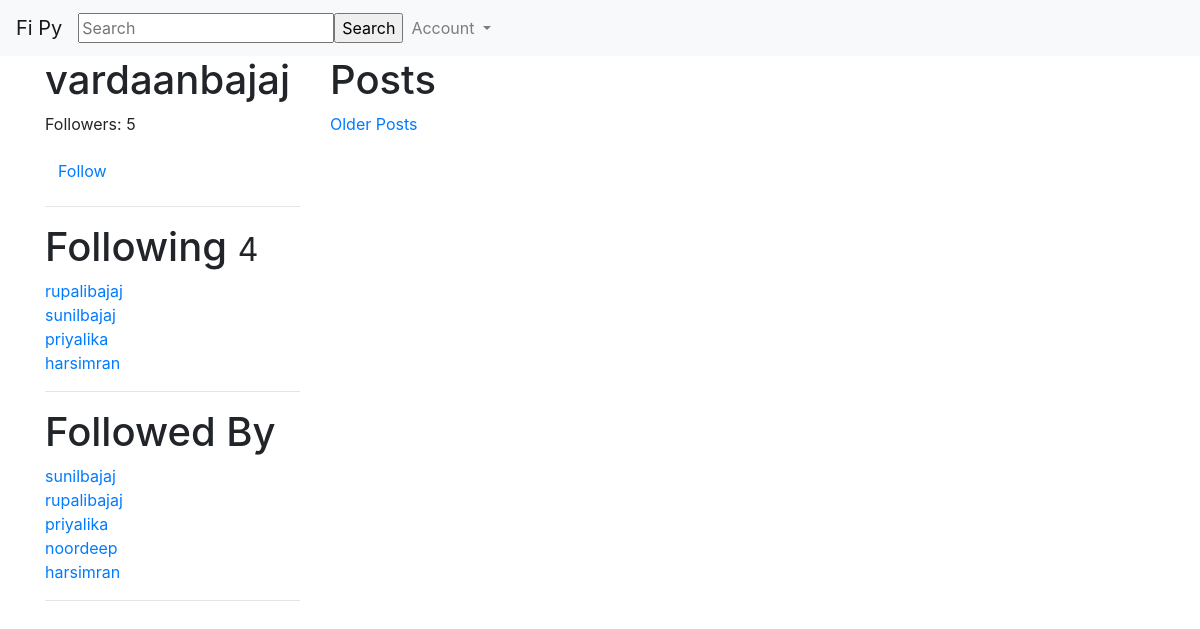
The page /vardaanbajaj/ (signed in) on the database its author committed.
### accounts/models.py (models this page shows, shortened)
class UserProfile(models.Model):
    user=models.OneToOneField(settings.AUTH_USER_MODEL, related_name='profile')
    following=models.ManyToManyField(settings.AUTH_USER_MODEL, blank=True, related_name='followed_by')
    objects=UserProfileManager() #UserProfile.objects.all()
    def get_following(self):
        return self.following.all().exclude(username=self.user.username)
    def get_follow_url(self):
        return reverse_lazy("profiles:follow", kwargs={"username":self.user.username})
    def get_absolute_url(self):
        return reverse_lazy("profiles:detail", kwargs={"username":self.user.username})

### accounts/views.py (the view)
# urls.py: url(r'^(?P<username>[\w.@+-]+)/$', UserDetailView.as_view(), name='detail'),
class UserDetailView(DetailView):
    template_name='accounts/user_detail.html'
    queryset=User.objects.all()
    def get_object(self):
        return get_object_or_404(User, username__iexact=self.kwargs.get("username"))
    def get_context_data(self, *args, **kwargs):
        context=super(UserDetailView, self).get_context_data(*args, **kwargs)
        following=UserProfile.objects.is_following(self.request.user, self.get_object())
        context['following']=following
        context['recommended']=UserProfile.objects.recommended(self.request.user)
        return context

### accounts/models.py (called while the page is built)
    def all(self):
        qs=self.get_queryset().all()
        try:
            if self.instance:
                qs=qs.exclude(user=self.instance)
        except:
            pass
        return qs

    def is_following(self, user, followed_by_user):
        user_profile, created=UserProfile.objects.get_or_create(user=user)
        if created:
            return False
        if followed_by_user in user.profile.following.all():
            return True
        return False

    def recommended(self, user, limit_to=10):
        profile=user.profile
        following=profile.following.all()
        following=profile.get_following()
        qs=self.get_queryset().exclude(user__in=following).exclude(id=profile.id).order_by("?")[:limit_to]
        return qs

### accounts/templates/accounts/user_detail.html (shortened to what this page needs)
{% extends "base.html" %}
{% block content %}
<div class="row">
  <div class="col-sm-3">
    <h1>{{object.username}}</h1>
    <p>Followers:  {{object.followed_by.all.count }} </p>
    <p><a class='btn btn-link' href='{{object.profile.get_follow_url}}'>
      {% if following %}Unfollow {% else %}Follow{% endif %}</a>
    </p>
    <hr />
    <h1> Following <small>{{object.profile.get_following.count}}</small></h1>
    {% for user in object.profile.get_following %}
     <a href="/{{user.username}}">{{ user.username }}</a><br />
     {% empty %}
        <h4> Not following any users currently </h4>
     {% endfor %}
     <hr />
     <h1> Followed By </h1>
     {% for profile in object.followed_by.all %}
      <a href="/{{profile.user.username}}">{{ profile.user.username }}</a><br />
      {% empty %}
         <h4> Not followed by any users currently </h4>
      {% endfor %}
      <hr />
  </div>
  <div class="col-sm-9">
     <h1> Posts </h1>
     <a href='#' id='loadmore'>Older Posts</a>
  </div>
</div>
{% endblock content %}

### templates/base.html (shortened to what this page needs)
{% load static %}
<html lang="en">
  <head>
    <link rel="stylesheet" href="https://stackpath.bootstrapcdn.com/bootstrap/4.4.1/css/bootstrap.min.css">
  </head>
  <body>
    {% include "navbar.html" %}
    <div class="container">
      {% block content %}
      {% endblock content %}
    </div>
  </body>
</html>

### templates/navbar.html (shortened to what this page needs)
<nav class="navbar navbar-expand-lg navbar-light bg-light">
  <a class="navbar-brand" href="{% url 'home' %}">Fi Py</a>
  <div class="collapse navbar-collapse" id="navbarSupportedContent">
    {% if request.user.is_authenticated %}
    {% include "posts/search_form.html" %}
    <ul class="navbar-nav mr-auto">
      <li class="nav-item dropdown">
        <a class="nav-link dropdown-toggle" href="#" id="navbarDropdown" role="button" data-toggle="dropdown" aria-haspopup="true" aria-expanded="false">
          Account
        </a>
      </li>
    </ul>
    {% else %}
    <ul class="navbar-nav mr-auto">
      <li><a class="navbar-brand" href="{% url 'login' %}">Login</a>
      <li><a class="navbar-brand" href="{% url 'register' %}">Register</a>
    </ul>
    {% endif %}
  </div>
</nav>

### posts/templates/posts/search_form.html
<form id='navbar-search-form' class="form-inline my-2 my-lg-0"method="GET" action='{% url "search" %}'>
  <input type='text' name='q' placeholder="Search" value="{{ request.GET.q }}" />
  <input type='submit' value='Search'/>
</form>

### rows shown on the page
UserProfile: user.username "sunilbajaj"
UserProfile: user.username "rupalibajaj"
UserProfile: user.username "priyalika"
UserProfile: user.username "noordeep"
UserProfile: user.username "harsimran"

### other values the page prints
{{ object.username }} "vardaanbajaj"
{{ object.followed_by.all.count }} "5"
{{ object.profile.get_following.count }} "4"
{{ user.username }} "rupalibajaj"
{{ user.username }} "sunilbajaj"
{{ user.username }} "priyalika"
{{ user.username }} "harsimran"
